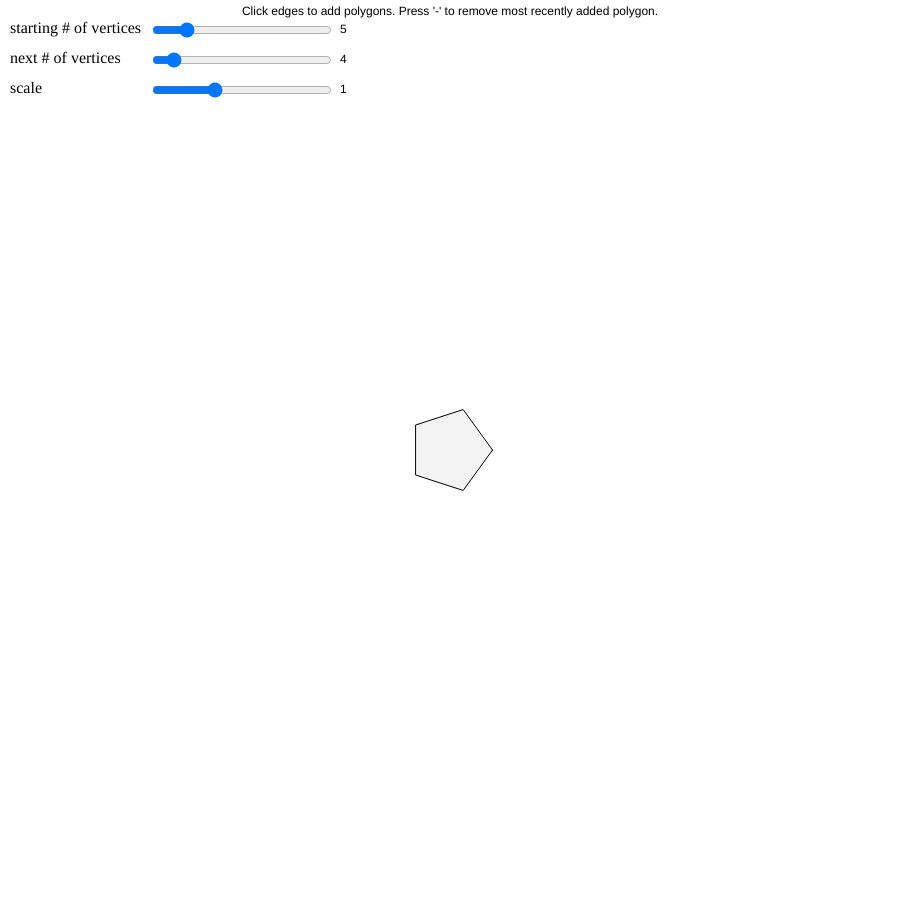
Frame 1 (no input)
Frame 60 (no input): identical to frame 1, image omitted
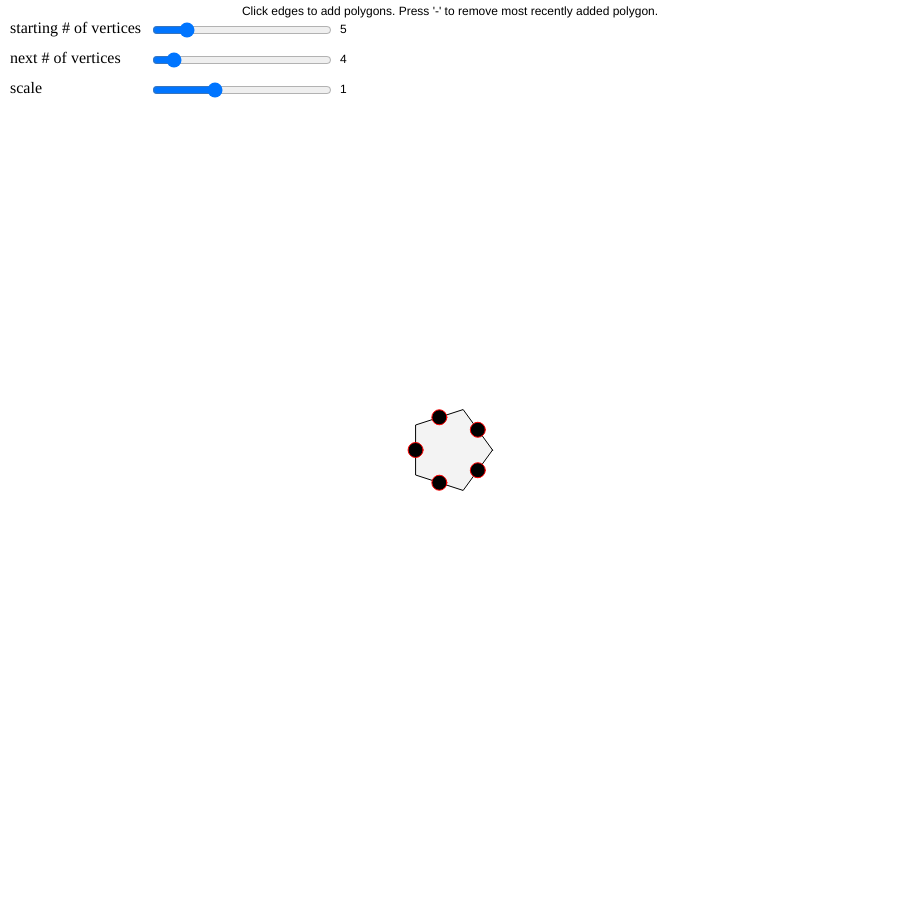
Frame 120 (the mouse pressed at the canvas centre since frame 60)

The p5.js sketch that drew these frames (run headless with seeded random() and noise() and a simulated clock; from frame 60 on, the mouse is pressed at the canvas centre):

// p5.js sketch
// ── sketch.js
"use strict";

/* Possible improvements
- keystroke to zoom in/out
- option to only show rings where it is possible to add without collision
- copy & paste a selection 
*/

var polygons = [];
var needsRedraw = true;
var sideLength = 50.0;

// UI
var baseVerticesSlider, scaleSlider, numVerticesSlider;

function setup() {
  createCanvas(900, 900);
  clear();

  var sliderInset = 150;
  baseVerticesSlider = makeSlider("starting # of vertices", 3, 15, 5, sliderInset, 20, 1);
  baseVerticesSlider.input(baseVerticesChanged);
  numVerticesSlider = makeSlider("next # of vertices", 3, 15, 4, sliderInset, 50, 1);
  scaleSlider = makeSlider("scale", 0.5, 2, 1, sliderInset, 80, 0.05);

  baseVerticesChanged();
}

function baseVerticesChanged() {
  polygons = [];
  polygons.push(new Polygon(baseVerticesSlider.value(), 0, 0, 0));
}

function nextNumberOfSides() {
  return numVerticesSlider.value();
}

function nextPolygonAlitude() {
  return sideLength / 2 / tan(PI / nextNumberOfSides());
}

function mousePressed() {
  //see if clicked on a ring
  for (var polygonIndex in polygons) {
    var polygon = polygons[polygonIndex];
    var newpolygon = polygon.spawnedPolygon(scaleSlider.value());
    if (newpolygon) {
      polygons.push(newpolygon);
      needsRedraw = true;
      return;
    }
  }

  //remove selected polys
  if (polygons.length > 1) {
    var polygonsToKeep = [polygons[0]];
    for (var polygonIndex = 1; polygonIndex < polygons.length; ++polygonIndex) {
      var polygon = polygons[polygonIndex];
      if (!polygon.hasFocus(scaleSlider.value())) {
        polygonsToKeep.push(polygon);
      } else {
        needsRedraw = true;
      }
    }
    polygons = polygonsToKeep;
  }
}

function keyPressed() {
  // '-' => remove last polygon
  if (keyCode == 189 && polygons.length > 1) {
    polygons = polygons.slice(0, polygons.length - 1);
    needsRedraw = true;
  }
}

function draw() {
  if (!needsRedraw && mouseX == pmouseX && mouseY == pmouseY) {
    return;
  }
  needsRedraw = false;
  background(255);
  push();
  translate(width / 2, height / 2);

  var scale_ = scaleSlider.value();
  for (var polygonIndex in polygons) {
    polygons[polygonIndex].draw(scale_);
  }
  for (var polygonIndex in polygons) {
    polygons[polygonIndex].drawRings(scale_);
  }
  pop();
  var msg = "Click edges to add polygons. Press '-' to remove most recently added polygon.";
  noStroke();
  fill(0);
  text(msg, (width - textWidth(msg)) / 2, 15);

  var labelInset = 340;
  text(baseVerticesSlider.value(), labelInset, 33);
  text(numVerticesSlider.value(), labelInset, 63);
  text(scaleSlider.value(), labelInset, 93);

}

function edgeCounts() {
  var counts = [];
  var numEdgeNumbers = numVerticesSlider.value() * 2;
  //ack...can't remember how to fill array with zeroes
  for (var edgeIndex = 0; edgeIndex < numEdgeNumbers; ++edgeIndex) {
    counts.push(0);
  }
  for (var polygonIndex in polygons) {
    var polyToCount = polygons[polygonIndex];
    for (var polyToCompareToIndex in polygons) {
      var polyToCompareTo = polygons[polyToCompareToIndex];
      var edgeShared = polyToCount.edgeTouching(polyToCompareTo);
      if (edgeShared > -1) {
        ++counts[edgeShared];
      }
    }
  }
  return counts;
}

function edgeCountsFromFirstPolygon() {
  var counts = [];
  var numEdgeNumbers = numVerticesSlider.value() * 2;
  //ack...can't remember how to fill array with zeroes
  for (var edgeIndex = 0; edgeIndex < numEdgeNumbers; ++edgeIndex) {
    counts.push(0);
  }
  var previousPolygon = polygons[0];
  var polysInCycle = [previousPolygon];
  var foundNextPolygon;
  do {
    foundNextPolygon = false;
    for (var polygonIndex in polygons) {
      if (!foundNextPolygon) {
        var polyToCheck = polygons[polygonIndex];
        if (polysInCycle.indexOf(polyToCheck) < 0) {
          var edgeShared = previousPolygon.edgeTouching(polyToCheck);
          if (edgeShared > -1) {
            ++counts[edgeShared];
            polysInCycle.push(polyToCheck);
            previousPolygon = polyToCheck;
            foundNextPolygon = true;
          }
        }
      }
    }
  } while (foundNextPolygon && previousPolygon != polygons[0]);
  //does the last poly found connect to the first?
  if (polysInCycle.length > 2) {
    var lastEdge = previousPolygon.edgeTouching(polygons[0]);
    if (lastEdge > -1) {
      ++counts[lastEdge];
    }
  }
  return counts;
}
// ── polygon.js
"use strict";

var Polygon = class Polygon {
  constructor(numVertices, x, y, rotation) {
    this.numVertices = numVertices;
    this.x = x;
    this.y = y;
    while (rotation >= TWO_PI / numVertices) {
      rotation -= TWO_PI / numVertices;
    }
    this.rotation = rotation;
    this.vertices = [];
    this.midPoints = [];
    this.altitude = sideLength / 2 / tan(PI / this.numVertices);
    this.distToVertex = sqrt(this.altitude * this.altitude + sideLength * sideLength / 4);

    var previousVertex = null;
    var firstVertex = null;
    var angle = this.rotation + (numVertices % 2 == 0 ? PI / numVertices : 0);
    for (var sideCtr = 0; sideCtr < numVertices; ++sideCtr) {
      var x = this.x + this.distToVertex * cos(angle);
      var y = this.y + this.distToVertex * sin(angle);
      var vertx = new Vector2D(x, y);
      this.vertices.push(vertx);
      if (!previousVertex) {
        firstVertex = vertx;
      } else {
        this.midPoints.push(vertx.midPoint(previousVertex));
      }
      previousVertex = vertx;
      // text(sideCtr, x, y);
      angle -= TWO_PI / this.numVertices;
    }
    this.midPoints.push(firstVertex.midPoint(previousVertex));
  }

  draw(scale_) {
    push();
    stroke(0);

    fill(50, 15);
    stroke(0);
    scale(scale_);
    beginShape();
    for (var sideCtr = 0; sideCtr < this.numVertices; ++sideCtr) {
      var vertx = this.vertices[sideCtr]; //.minus(origin);
      vertex(vertx.x, vertx.y);
    }
    endShape(CLOSE);
    pop();
  }

  hasFocus(scale_) {
    return this.distFromMouse(scale_, this.x, this.y) < this.altitude * 1.1;
  }

  drawRings(scale_) {
    push();
    if (this.hasFocus(scale_)) {
      scale(scale_);
      stroke(255, 0, 0);
      var diam = this.edgeRingDiameter();
      for (var sideCtr = 0; sideCtr < this.numVertices; ++sideCtr) {
        var midPoint = this.midPoints[sideCtr];
        ellipse(midPoint.x, midPoint.y, diam, diam);
      }
    }
    pop();
  }

  edgeRingDiameter() {
    return sideLength * 0.3;
  }

  spawnedPolygon(scale_) {
    //if there is an edge with the mouse in the ring, 
    //create a new Polygon on the adjacent edge
    for (var sideCtr = 0; sideCtr < this.numVertices; ++sideCtr) {
      var midPoint = this.midPoints[sideCtr];
      if (this.distFromMouse(scale_, midPoint.x, midPoint.y) < this.edgeRingDiameter() / 2) {
        //cursor in the ring! create a Polygon...
        var thisCenter = new Vector2D(this.x, this.y);
        var vecToPoly = midPoint.minus(thisCenter);
        var rotation = vecToPoly.angle();// + (this.numVertices % 2 == 0) ? HALF_PI/2 : 0;
        var polyCenter = vecToPoly.scaleBy((this.altitude + nextPolygonAlitude()) / this.altitude).plus(thisCenter);
        return new Polygon(nextNumberOfSides(), polyCenter.x, polyCenter.y, rotation);
      }
    }
  }

  distFromMouse(scale_, x, y) {
    return dist((mouseX - width / 2) / scale_, (mouseY - height / 2) / scale_, x, y);
  }
}
// ── vector2D.js
"use strict";

var sqrd = function sqrd(x) {
  return x * x;
}

var Vector2D = class Vector2D {
  constructor(x, y) {
    this.x = x;
    this.y = y;
  }

  angle() {
    //range [0, TWO_PI)
    if (this.x == 0) {
      return this.y > 0 ? HALF_PI : TWO_PI - HALF_PI;
    }
    if (this.y == 0) {
      return this.x > 0 ? 0 : PI;
    }
    if (this.y > 0) {
      return this.x > 0 ? atan(this.y / this.x) : PI - atan(-this.y / this.x);
    }
    return this.x > 0 ? TWO_PI + atan(this.y / this.x) : PI + atan(this.y / this.x);
  }

  copy() {
    return new Vector2D(this.x, this.y);
  }

  dist(v) {
    return sqrt(dist2(v));
  }

  dist2(v) {
    return sqrd(this.x - v.x) + sqrd(this.y - v.y);
  }

  get length() {
    return sqrt(sqrd(this.x) + sqrd(this.y));
  }

  midPoint(v) {
    return new Vector2D((this.x + v.x) * 0.5, (this.y + v.y) * 0.5);
  }

  easeTowards(v, easing) {
    return new Vector2D(this.x * (1 - easing) + v.x * easing, this.y * (1 - easing) + v.y * easing);
  }

  minus(v) {
    return new Vector2D(this.x - v.x, this.y - v.y);
  }

  incrementBy(v) {
    this.x += v.x;
    this.y += v.y;
  }


  normalized() {
    var length = sqrt(sqrd(this.x) + sqrd(this.y));
    if (length == 0) {
      return this;
    }
    return this.scaleBy(1.0 / length);
  }

  plus(v) {
    return new Vector2D(this.x + v.x, this.y + v.y);
  }

  rotate(angle) {
    var cosA = cos(angle);
    var sinA = sin(angle);
    return new Vector2D(this.x * cosA - this.y * sinA, this.x * sinA + this.y * cosA);
  }

  scaleBy(s) {
    return new Vector2D(this.x * s, this.y * s);
  }
}
// ── widgets.js
"use strict";

function makeSlider(name, min, max, initialValue, x, y, step) {
  var label = createP(name);
  label.position(10, y - 17);
  var slider = createSlider(min, max, initialValue);
  slider.position(x, y);
  slider.style('width', '180px');
  slider.input(forceRedraw);
  slider.attribute('step', step);
  slider.value(initialValue);
  return slider;
}

function makeCheckbox(name, initialValue, x, y) {
  var label = createP(name);
  label.position(10, y - 17);
  var checkbox = createCheckbox('', initialValue);
  checkbox.position(x, y);
  checkbox.style('width', '120px');
  checkbox.changed(forceRedraw);
  return checkbox;
}

function forceRedraw() {
  needsRedraw = true;
}
